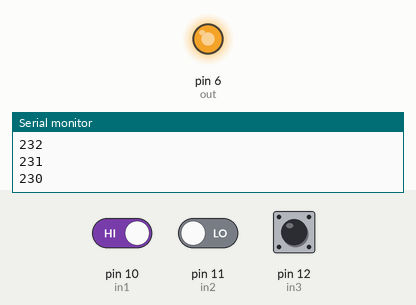
Recording of a sketch running on a simulated Arduino Uno, built with avr-gcc and run on an emulated ATmega328P. On the bench: output pins drawn as LEDs (lit = HIGH), the last lines printed to the serial monitor. Inputs (shaded band) come from the test bench; at power-on: pin 10 (in1) HIGH, pin 11 (in2) LOW, pin 12 (in3) HIGH.

Above: at 1.26 s.
1.3 s: pin 10 (in1) driven LOW
At 2.57 s:
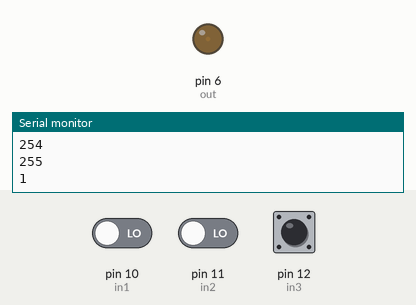
4.3 s: pin 10 (in1) driven HIGH
7.3 s: pin 11 (in2) driven HIGH
8.8 s: pin 11 (in2) driven LOW
At 11.21 s:
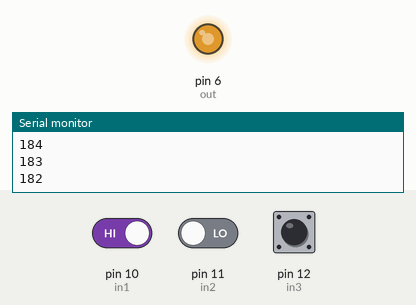
At 13.93 s:
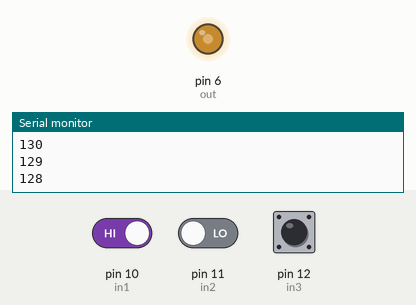
Timing chart, 0 to 15.8 s (numbered marks = the images above; inputs shaded):
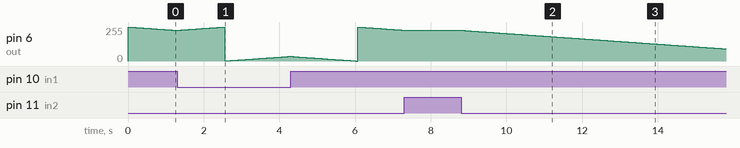

The sketch:

IR_POTENTIOMETER.ino
```cpp
int in1=10;
int in2=11;
int in3=12;

int out=6;
int writevalue =0;

void setup()
{
  pinMode(in1, INPUT);
  pinMode(in2, INPUT);
  pinMode(in3, INPUT_PULLUP);
  pinMode(out, OUTPUT);
  Serial.begin(9600);
}

void loop()
{
  if(digitalRead(in1) == LOW)
  {
    writevalue +=1;
    Serial.println(writevalue);
    analogWrite(out,writevalue);
    delay(50);

    if(writevalue>=255)
    writevalue=0;
  }

  else if(digitalRead(in2) == LOW)
  {
    writevalue -=1;
    Serial.println(writevalue);
    analogWrite(out,writevalue);
    delay(50);

    if(writevalue<0)
    writevalue=255;
  }

  else if(digitalRead(in3)==LOW)
  {
    writevalue =0;
    analogWrite(out,writevalue);
    Serial.println(writevalue);
    delay(50);
  }
}
```

Measured:
- after the input at 7.3 s, pin 6 (out): stays 231/255 (without the input it goes to 230/255 after 0.02 s)
- after the input at 8.8 s, pin 6 (out): moves from 231/255 to 91/255 over 7.0 s, starting at once
